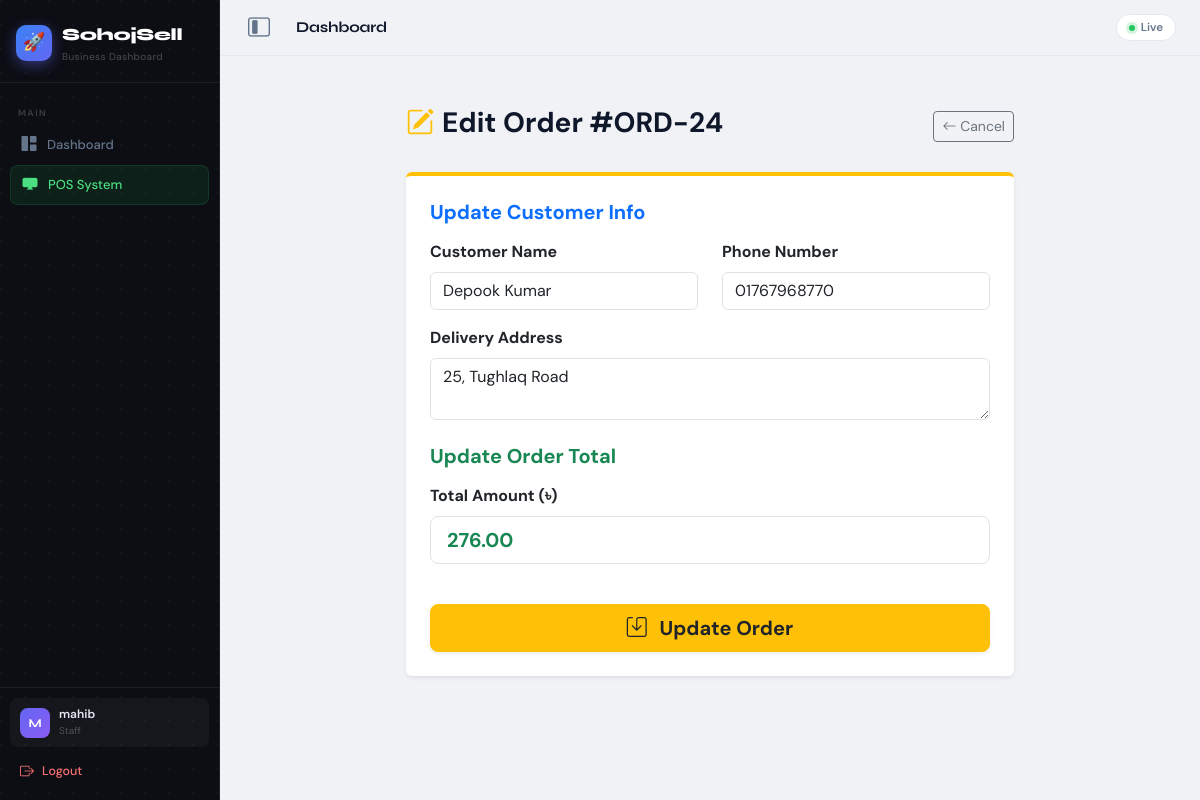
/order/edit/24/ (signed in), run on the app's committed database.
### accounts/models.py (models this page shows, shortened)
class User(AbstractBaseUser, PermissionsMixin):
    phone_number = models.CharField(max_length=15, unique=True, verbose_name='Phone Number')
    name = models.CharField(max_length=100, blank=True, null=True, verbose_name='Full Name')
    is_active = models.BooleanField(default=True)
    is_staff = models.BooleanField(default=False)
    date_joined = models.DateTimeField(auto_now_add=True)
    objects = UserManager()
    USERNAME_FIELD = 'phone_number'
    REQUIRED_FIELDS = []

### store/models.py (models this page shows, shortened)
class Order(models.Model):
    SOURCE_CHOICES = [
        ('dashboard', 'Dashboard'),
        ('pos', 'POS'),
        ('storefront', 'Online Store'),
    ]
    shop = models.ForeignKey(Shop, on_delete=models.CASCADE, related_name='orders')
    customer = models.ForeignKey(Customer, on_delete=models.CASCADE, related_name='orders')
    source = models.CharField(max_length=20, choices=SOURCE_CHOICES, default='dashboard')
    delivery_charge = models.DecimalField(max_digits=10, decimal_places=2, default=100.00)
    discount = models.DecimalField(max_digits=10, decimal_places=2, default=0.00)
    payment_method = models.CharField(
        max_length=20,
        choices=[('COD', 'Cash on Delivery'), ('Paid', 'Full Paid'), ('bKash', 'bKash'), ('Card', 'Card'), ('Credit', 'Credit')],
        default='COD'
    )
    total_amount = models.DecimalField(max_digits=10, decimal_places=2, default=0.00)
    steadfast_tracking_code = models.CharField(max_length=100, blank=True, null=True)
    courier_partner = models.CharField(max_length=50, blank=True, null=True, help_text="e.g., Steadfast, Pathao, RedX")
    STATUS_CHOICES = [
        ('Pending', 'Pending'),
        ('Confirmed', 'Confirmed'),
        ('Shipped', 'Shipped'),
        ('Delivered', 'Delivered'),
        ('Returned', 'Returned'),
        ('Cancelled', 'Cancelled'),
    ]
    status = models.CharField(max_length=20, choices=STATUS_CHOICES, default='Pending')
    note = models.TextField(blank=True, null=True)
    created_at = models.DateTimeField(auto_now_add=True)

class Customer(models.Model):
    shop = models.ForeignKey(Shop, on_delete=models.CASCADE, related_name='customers')
    name = models.CharField(max_length=150)
    phone = models.CharField(max_length=15)
    address = models.TextField()
    created_at = models.DateTimeField(auto_now_add=True)

### store/views.py (the view, shortened to what this page needs)
# urls.py: path('order/edit/<int:order_id>/', views.order_edit, name='order_edit'),
@login_required(login_url='/accounts/login/')
def order_edit(request, order_id):
    shop = request.user.shop
    order = get_object_or_404(Order, id=order_id, shop=shop)
    return render(request, 'store/order_edit.html', {'order': order})

### store/templates/store/order_edit.html (shortened to what this page needs)
{% extends 'store/base.html' %}
{% block content %}
<div class="row justify-content-center mt-4">
    <div class="col-md-8">
        <div class="d-flex justify-content-between align-items-center mb-4">
            <h3 class="fw-bold"><i class="bi bi-pencil-square text-warning me-2"></i>Edit Order #ORD-{{ order.id }}</h3>
            <a href="{% url 'order_list' %}" class="btn btn-outline-secondary btn-sm"><i class="bi bi-arrow-left"></i> Cancel</a>
        </div>
        <div class="card shadow-sm border-0 border-top border-warning border-4">
            <div class="card-body p-4">
                <form method="POST" action="">
                    <h5 class="fw-bold text-primary mb-3">Update Customer Info</h5>
                    <div class="row mb-4">
                        <div class="col-md-6 mb-3">
                            <label class="form-label fw-bold">Customer Name</label>
                            <input type="text" name="customer_name" class="form-control" value="{{ order.customer.name }}" required>
                        </div>
                        <div class="col-md-6 mb-3">
                            <label class="form-label fw-bold">Phone Number</label>
                            <input type="text" name="customer_phone" class="form-control" value="{{ order.customer.phone }}" required>
                        </div>
                        <div class="col-md-12">
                            <label class="form-label fw-bold">Delivery Address</label>
                            <textarea name="customer_address" class="form-control" rows="2" required>{{ order.customer.address }}</textarea>
                        </div>
                    </div>
                    <h5 class="fw-bold text-success mb-3">Update Order Total</h5>
                    <div class="row mb-4">
                        <div class="col-md-12 mb-3">
                            <label class="form-label fw-bold">Total Amount (৳)</label>
                            <input type="number" step="0.01" name="total_amount" class="form-control form-control-lg text-success fw-bold" value="{{ order.total_amount }}" required>
                        </div>
                    </div>
                    <div class="d-grid mt-4">
                        <button type="submit" class="btn btn-warning btn-lg fw-bold shadow-sm text-dark">
                            <i class="bi bi-save me-2"></i> Update Order
                        </button>
                    </div>
                </form>
            </div>
        </div>
    </div>
</div>
{% endblock %}

### store/templates/store/base.html (shortened to what this page needs)
<!DOCTYPE html>
<html lang="en">
<head>
    <link href="https://cdn.jsdelivr.net/npm/bootstrap@5.3.0/dist/css/bootstrap.min.css" rel="stylesheet">
    <link rel="stylesheet" href="https://cdn.jsdelivr.net/npm/bootstrap-icons@1.10.5/font/bootstrap-icons.css">
</head>
<body>
<div class="app-shell">
  <aside class="sidebar" id="sidebar">
    <div class="sb-logo">
      <div class="sb-logo-row">
        <div class="sb-logo-icon">🚀</div>
        <div>
          <div class="sb-logo-text">SohojSell</div>
          <div class="sb-logo-sub">Business Dashboard</div>
        </div>
      </div>
    </div>
    <nav class="sb-nav">
      {% if request.user.is_superuser %}
        <div class="sb-label">Master</div>
        <a href="{% url 'master_dashboard' %}" class="sb-link {% if '/saas-master/' in request.path %}active{% endif %}">
          <i class="bi bi-rocket-takeoff-fill"></i> <span class="sb-text-hide">Master HQ</span>
        </a>
        <a href="{% url 'manage_shops' %}" class="sb-link"><i class="bi bi-shop-window"></i> <span class="sb-text-hide">Manage Shops</span></a>
        <a href="{% url 'all_users' %}" class="sb-link"><i class="bi bi-people-fill"></i> <span class="sb-text-hide">All Users</span></a>
        <a href="{% url 'master_billing' %}" class="sb-link"><i class="bi bi-wallet2"></i> <span class="sb-text-hide">Packages & Billing</span></a>
        <a href="{% url 'master_settings' %}" class="sb-link"><i class="bi bi-chat-dots-fill"></i> <span class="sb-text-hide">Master Setting</span></a>
      {% else %}
        <div class="sb-label">Main</div>
        <a href="{% url 'dashboard' %}" class="sb-link {% if request.resolver_match.url_name == 'dashboard' %}active{% endif %}">
          <i class="bi bi-grid-1x2-fill"></i> <span class="sb-text-hide">Dashboard</span>
        </a>
        {% if not request.user.is_shop_staff or request.user.staff_profile.can_use_pos %}
        <a href="{% url 'pos' %}" class="sb-link pos {% if request.resolver_match.url_name == 'pos' %}active{% endif %}">
          <i class="bi bi-display-fill"></i> <span class="sb-text-hide">POS System</span>
        </a>
        {% endif %}
      {% endif %}
    </nav>
    <div class="sb-bottom">
      <div class="sb-user">
        <div class="sb-avatar">{{ request.user.name|default:"U"|first|upper }}</div>
        <div>
          <div class="sb-u-name">{{ request.user.name|default:request.user.phone_number }}</div>
          <div class="sb-u-role">
            {% if request.user.is_superuser %}Super Admin
            {% elif request.user.is_shop_staff %}Staff
            {% else %}Shop Owner{% endif %}
          </div>
        </div>
      </div>
      <a href="{% url 'logout' %}" class="sb-logout">
        <i class="bi bi-box-arrow-right"></i> <span class="sb-text-hide">Logout</span>
      </a>
    </div>
  </aside>
  <div class="main-area">
    <div class="topbar">
      <button class="desktop-toggle" onclick="toggleDesktopSidebar()" aria-label="Toggle Sidebar" title="Minimize Sidebar">
        <i class="bi bi-layout-sidebar-inset"></i>
      </button>
      <div class="topbar-title">{% block page_title %}Dashboard{% endblock %}</div>
      <div class="topbar-right">
        <div class="live-pill">
          <span class="live-dot"></span> Live
        </div>
      </div>
    </div>
    <div class="page-content">
      {% block content %}{% endblock %}
    </div>
  </div>
</div>
</body>
</html>

### data on the page
User: user.name|first "M", user.name "mahib"
Order: id "24", customer_name "Depook Kumar", customer_phone "01767968770", customer_address "25, Tughlaq Road", total_amount "276.00"
